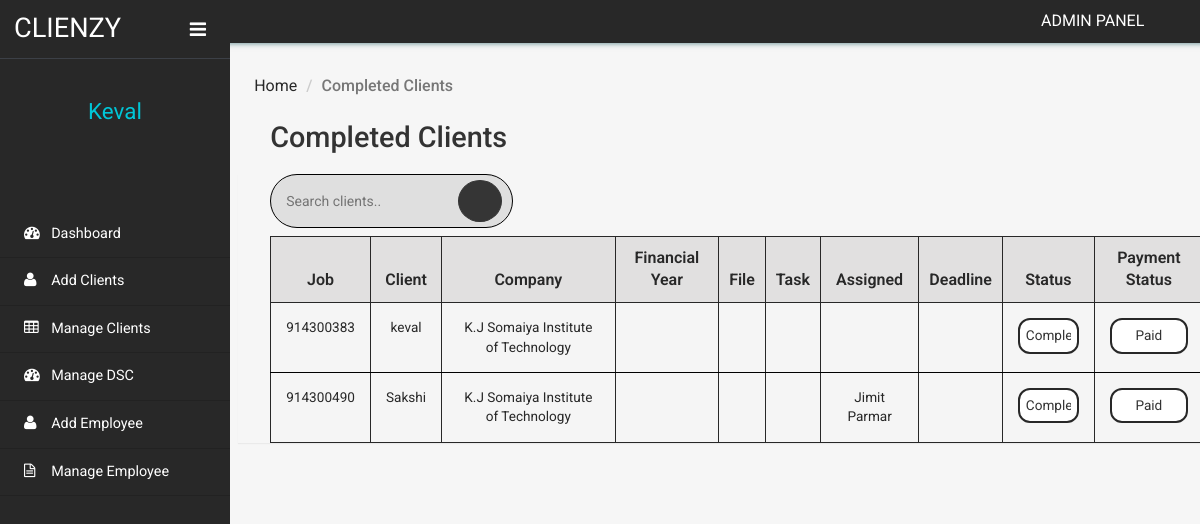
Page /clientms/admin/work-done-clients.php (signed in) on the committed database.
### tables this page shows
CREATE TABLE `tblclient` (
  `ID` int(10) NOT NULL,
  `ContactName` varchar(30) DEFAULT NULL,
  `CompanyName` varchar(120) DEFAULT NULL,
  `Notes` mediumtext DEFAULT NULL,
  `ClientAddedBy` varchar(20) DEFAULT NULL,
  `deadline` date DEFAULT NULL,
  `Tag` varchar(20) DEFAULT NULL,
  `financialyear` varchar(15) DEFAULT NULL,
  `file` varchar(15) DEFAULT NULL,
  `budgethrs` int(10) DEFAULT NULL,
  `actualhrs` int(10) DEFAULT NULL,
  `expense` varchar(30) DEFAULT NULL,
  `remark` text DEFAULT NULL,
  `CreationDate` timestamp NULL DEFAULT current_timestamp(),
  `Status` varchar(20) NOT NULL DEFAULT 'Not Started',
  `PaymentStatus` varchar(12) NOT NULL DEFAULT 'Pending',
  `expiryDate1` date DEFAULT NULL,
  `expiryDate2` date DEFAULT NULL,
  `expiryDate3` date DEFAULT NULL
);

CREATE TABLE `tblemployee` (
  `EmployeeID` int(11) NOT NULL,
  `EmployeeName` varchar(255) DEFAULT NULL,
  `EmployeePhnumber` bigint(10) DEFAULT NULL,
  `Password` text DEFAULT 'password',
  `CreationDate` timestamp NOT NULL DEFAULT current_timestamp()
);

### clientms/admin/work-done-clients.php (the view, shortened to what this page needs)
<?php
include('includes/dbconnection.php');
if (strlen($_SESSION['clientmsaid']) == 0) {
    header('location:logout.php');
} else {
    function getAssignedEmployeeName($clientId){
        global $dbh;
        $sql = "SELECT e.EmployeeName
                FROM tblassignments a
                JOIN tblemployee e ON a.EmployeeID = e.EmployeeID
                WHERE a.ID = :clientId";
        $query = $dbh->prepare($sql);
        $query->bindParam(':clientId', $clientId, PDO::PARAM_INT);
        $query->execute();
        $result = $query->fetch(PDO::FETCH_ASSOC);
        if ($result) {
            return htmlentities($result['EmployeeName']);
        } else {
            $addedBySql = "SELECT ClientAddedBy FROM tblclient WHERE ID = :clientId";
            $addedByQuery = $dbh->prepare($addedBySql);
            $addedByQuery->bindParam(':clientId', $clientId, PDO::PARAM_INT);
            $addedByQuery->execute();
            $addedByResult = $addedByQuery->fetch(PDO::FETCH_ASSOC);
            if ($addedByResult) {
                return htmlentities($addedByResult['ClientAddedBy']);
            } else {
                return "No employee assigned";
            }
        }
    }
    $sql = "SELECT * FROM tblclient WHERE Status = 'Completed'";
		$query = $dbh->prepare($sql);
		$query->execute();
		$clients = $query->fetchAll(PDO::FETCH_OBJ);
}
?>
<!DOCTYPE HTML>
<html>
<head>
    <link href="css/bootstrap.min.css" rel='stylesheet' type='text/css' />
    <link href="css/style.css" rel='stylesheet' type='text/css' />
    <link href="css/font-awesome.css" rel="stylesheet">
    <link rel="stylesheet" href="css/icon-font.min.css" type='text/css' />
</head>
<body>
    <div class="page-container">
        <div class="left-content">
            <div class="inner-content">
                <?php include_once('includes/header.php');?>
                <div class="outter-wp">
                    <div class="sub-heard-part">
                        <ol class="breadcrumb m-b-0">
                            <li><a href="dashboard.php">Home</a></li>
                            <li class="active">Completed Clients</li>
                        </ol>
                    </div>
                    <div class="graph-visual tables-main">
                        <h3 class="inner-tittle two">Completed Clients</h3>
                        <div class="graph">
                        <div class="search-bar-container">
                            <div class="search-bar">
                                <form method="GET" action="">
                                    <input type="text" name="search" placeholder="Search clients..">
                                    <button type="submit"><i class = "lnr lnr-magnifier"></i></button>
                                </form>
                            </div>
                        </div>
                            <div class="tables">
                                <table class="table" border="1" id="client-table">
                                    <thead>
                                        <tr>
                                            <th>Job</th>
                                            <th >Client </th>
                                            <th>Company</th>
                                            <th>Financial Year</th>
                                            <th>File</th>
                                            <th>Task</th>
                                            <th>Assigned</th>
                                            <th>Deadline</th>
                                            <th>Status</th>
                                            <th>Payment Status</th>
                                        </tr>
                                    </thead>
                                    <tbody>
                                        <?php
                                        if (!empty($clients)) {
                                            foreach ($clients as $client) {
                                        ?>
                                                <tr class="active">
                                                    <td><?php echo htmlentities($client->ID); ?></th>
                                                    <td onclick="window.location.href='edit-client-details.php?addid=<?php echo $client->ID; ?>'"><?php echo htmlentities($client->ContactName); ?></td>
                                                    <td onclick="window.location.href='edit-client-details.php?addid=<?php echo $client->ID; ?>'"><?php echo htmlentities($client->CompanyName); ?></td>
                                                    <td onclick="window.location.href='edit-client-details.php?addid=<?php echo $client->ID; ?>'"><?php echo htmlentities($client->financialyear); ?></td>
                                                    <td onclick="window.location.href='edit-client-details.php?addid=<?php echo $client->ID; ?>'"><?php echo htmlentities($client->file); ?></td>
                                                    <td onclick="window.location.href='edit-client-details.php?addid=<?php echo $client->ID; ?>'"><?php echo htmlentities($client->Tag); ?></td>
                                                    <td onclick="window.location.href='edit-client-details.php?addid=<?php echo $client->ID; ?>'"><?php echo getAssignedEmployeeName($client->ID); ?></td>
                                                    <td onclick="window.location.href='edit-client-details.php?addid=<?php echo $client->ID; ?>'"><?php echo htmlentities($client->deadline); ?></td>
                                                    <td>
                                                        <select name="status" onchange="updateStatus('<?php echo $client->ID; ?>', this.value)">
                                                            <option value="Completed" <?php if ($client->Status == 'Completed') echo 'selected'; ?>>Completed</option>
                                                        </select>
                                                    </td>
                                                    <td>
                                                    <select name="payment_status" onchange="updatePaymentStatus('<?php echo $client->ID; ?>', this.value)">
                                                        <option value="Paid" <?php if ($client->PaymentStatus == 'Paid') echo 'selected'; ?>>Paid</option>
                                                    </select>
                                                    </td>
                                                </tr>
                                        <?php
                                            }
                                        }
                                        ?>
                                    </tbody>
                                </table>
                            </div>
                        </div>
                    </div>
                </div>
            </div>
        </div>
        <?php include_once('includes/sidebar.php');?>
    </div>
</body>
</html>

### clientms/admin/includes/sidebar.php (shortened to what this page needs)
 <div class="sidebar-menu">
    <header class="logo">
        <a href="#" class="sidebar-icon"> <span class="fa fa-bars"></span> </a> <a href="dashboard.php"> <span id="logo"> <h1>CLIENZY</h1></span>
        </a>
    </header>
    <div class="down">
        <?php
$aid=$_SESSION['clientmsaid'];
$sql="SELECT AdminName from  tbladmin where ID=:aid";
$query = $dbh -> prepare($sql);
$query->bindParam(':aid',$aid,PDO::PARAM_STR);
$query->execute();
$results=$query->fetchAll(PDO::FETCH_OBJ);
$cnt=1;
if($query->rowCount() > 0)
{
foreach($results as $row)
{               ?>
        <a href="dashboard.php"><span class=" name-caret"><?php  echo $row->AdminName;?></span></a><br>
        <?php $cnt=$cnt+1;}} ?>
        <ul>
            <li><a class="tooltips" href="admin-profile.php"><span>Profile</span><i class="lnr lnr-user"></i></a></li>
            <li><a class="tooltips" href="change-password.php"><span>Settings</span><i class="lnr lnr-cog"></i></a></li>
            <li><a class="tooltips" href="logout.php"><span>Log out</span><i class="lnr lnr-power-switch"></i></a></li>
        </ul>
    </div>
    <div class="menu">
        <ul id="menu" >
            <li><a href="dashboard.php"><i class="fa fa-tachometer"></i> <span>Dashboard</span></a></li>
            <li><a href="add-client.php"><i class="fa fa-user"></i> <span>Add Clients</span></a></li>
            <li><a href="manage-client.php"><i class="fa fa-table"></i> <span>Manage Clients</span></a></li>
            <li><a href="manage-dsc.php"><i class="fa fa-tachometer"></i> <span>Manage DSC</span></a></li>
            <li><a href="add-employee.php"><i class="fa fa-user"></i> <span>Add Employee</span></a></li>
            <li><a href="manage-employee.php"><i class="fa fa-file-text-o"></i> <span>Manage Employee</span></a></li>
        </ul>
    </div>
</div>

### rows in the picture
tblclient: ID "914300383", ContactName "keval", CompanyName "K.J Somaiya Institute of Technology", status "Completed", payment_status "Paid"
tblclient: ID "914300490", ContactName "Sakshi", CompanyName "K.J Somaiya Institute of Technology", ID.EmployeeName "Jimit Parmar", status "Completed", payment_status "Paid"

### other values in the picture
$row->AdminName "Keval"
